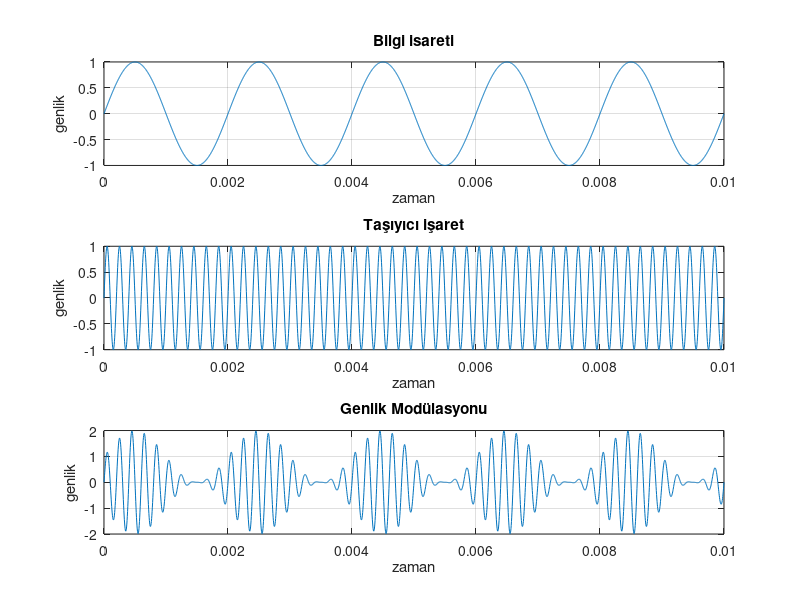

Recreate this plot in MATLAB.
fa=500;
fc=5000;
Ta=1/fa;
Tc=1/fc;
t=0:(Tc/50):5*Ta;
%Bilgi işaretinin oluşturulması
s=sin(2*pi*fa*t);
subplot(311);
plot(t,s); grid on;
title('Bilgi isareti'); xlabel('zaman');ylabel('genlik');
%Taşıyıcı işaretin oluşturulması
c=sin(2*pi*fc*t);
subplot(312);
plot(t,c); grid on;
title('Taşıyıcı işaret'); xlabel('zaman');ylabel('genlik');
%Modulasyonlu işaret
m=1;
d=(1+m*s).*c;
subplot(313);
plot(t,d); grid on;
title('Genlik Modülasyonu'); xlabel('zaman');ylabel('genlik');